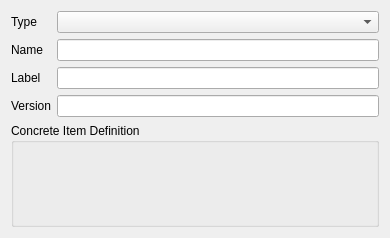
<?xml version="1.0" encoding="UTF-8"?>
<ui version="4.0">
 <class>ItemDefDialog</class>
 <widget class="QWidget" name="ItemDefDialog">
  <property name="geometry">
   <rect>
    <x>0</x>
    <y>0</y>
    <width>390</width>
    <height>238</height>
   </rect>
  </property>
  <property name="windowTitle">
   <string>Form</string>
  </property>
  <layout class="QVBoxLayout" name="verticalLayout">
   <item>
    <layout class="QFormLayout" name="formLayout">
     <item row="0" column="0">
      <widget class="QLabel" name="label">
       <property name="text">
        <string>Type</string>
       </property>
      </widget>
     </item>
     <item row="1" column="0">
      <widget class="QLabel" name="label_2">
       <property name="text">
        <string>Name</string>
       </property>
      </widget>
     </item>
     <item row="2" column="0">
      <widget class="QLabel" name="label_4">
       <property name="text">
        <string>Label</string>
       </property>
      </widget>
     </item>
     <item row="3" column="0">
      <widget class="QLabel" name="label_3">
       <property name="text">
        <string>Version</string>
       </property>
      </widget>
     </item>
     <item row="0" column="1">
      <widget class="QComboBox" name="cbTypes"/>
     </item>
     <item row="1" column="1">
      <widget class="QLineEdit" name="leName"/>
     </item>
     <item row="2" column="1">
      <widget class="QLineEdit" name="leLabel"/>
     </item>
     <item row="3" column="1">
      <widget class="QLineEdit" name="leVersion"/>
     </item>
    </layout>
   </item>
   <item>
    <widget class="QGroupBox" name="gbConcreteParams">
     <property name="title">
      <string>Concrete Item Definition</string>
     </property>
    </widget>
   </item>
  </layout>
 </widget>
 <resources/>
 <connections/>
</ui>
